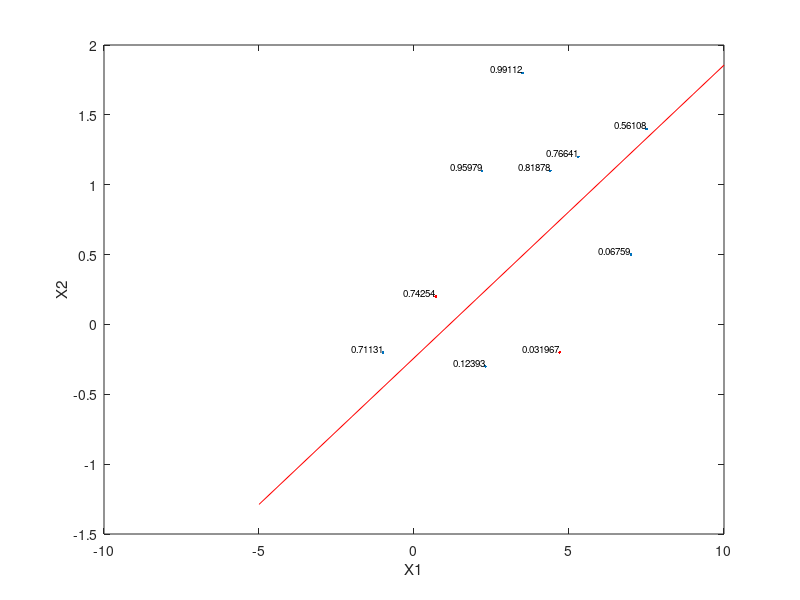

MATLAB code to generate this figure:
% Input [ X1 X2 ]
X = [ -1 -0.2 ; 
      3.5 1.8 ; 
      5.3 1.2 ; 
      2.2 1.1 ; 
      7.5 1.4 ; 
      2.3 -0.3 ; 
      4.4 1.1 ; 
      7 0.5 ];

% Labels
y = [ ones(5,1) ; zeros(3,1) ];

% Coefficients
b = glmfit(X,y,'binomial','link','logit');

X1 = [ ones(8,1) X ];
c = X1 * b;

% Probability of assigning the label 1
p = 1 ./ (1 + exp(-c));
disp('p = ')
disp(p);

% Plotting 
% 1) Optimal line 
% 2) Inputs vectors with corresponding probabilities
X1 = -5:10;
X2 = -(b(1) + b(2)* X1)/b(3);
labels = cellstr(num2str(p));
plot(X(:, 1), X(:, 2), '.', X1, X2, 'r-');
text(X(:, 1), X(:, 2), labels, 'VerticalAlignment', 'bottom', "HorizontalAlignment", "right", "FontSize", 7);
xlabel('X1'); ylabel('X2');

hold on;

% Test Input
Xt = [0.7 0.2; 4.7 -0.2];
Xt1 = [ones(2,1) Xt] ; 
ct1 = Xt1 * b; 
pt1 = 1 ./ (1+exp(-ct1));
disp('p = ')
disp(pt1)
plot(Xt(:, 1), Xt(:, 2), '.r');
labels = cellstr(num2str(pt1));
text(Xt(:, 1), Xt(:, 2), labels, 'VerticalAlignment', 'bottom', "HorizontalAlignment", "right", "FontSize", 7);
